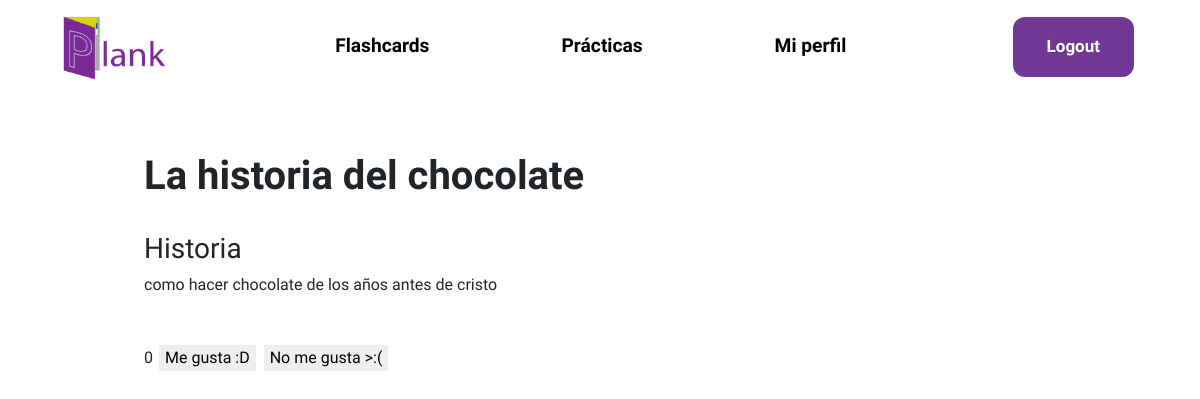
/flashcard/12/ (signed in), run on an earlier commit of the app's database.
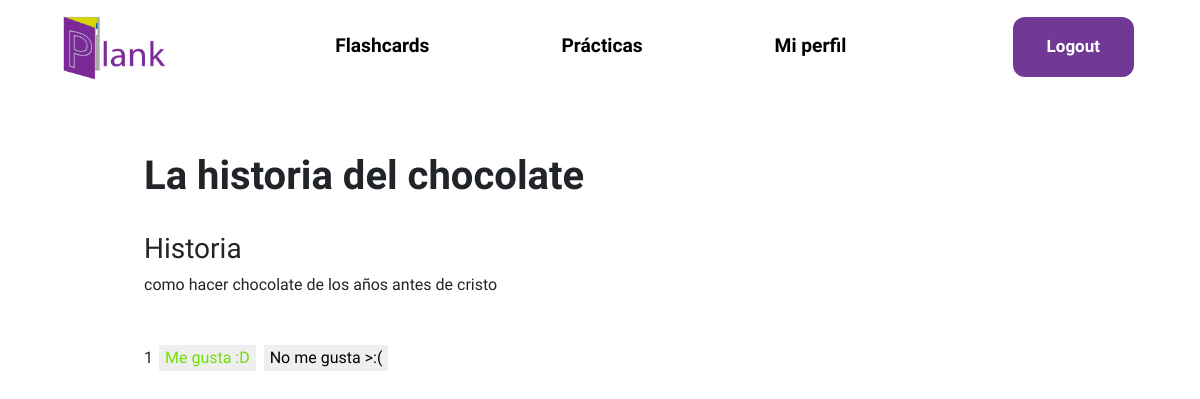
And on a later commit of the database.
### usuario/models.py (models this page shows, shortened)
class Herramienta(models.Model):
    user = models.ForeignKey(User,null = True, on_delete=models.SET_NULL)
    filtro = models.CharField(choices = ELECCION_TEMAS, max_length=50, default=('Matemáticas',('Álgebra','Álgebra')))
    titulo = models.CharField(max_length=100, blank=False,default='')
    descripcion = models.CharField(max_length=100, blank= False)
    visible = models.BooleanField(default=True)
    voto = models.IntegerField(default=0)
    thumbnail = models.ImageField(default="planky.png",null=True,blank=True)
    class Meta:
        abstract = True

class Flashcard(Herramienta):
    contenido = tinymce_models.HTMLField()  #Para el editor de texto

### core/views.py (the view)
# urls.py: path("flashcard/<int:id>/",login_required(views.flashcard),name="flashcard"),
def flashcard(request,id):
    flashcard = Flashcard.objects.get(id=id)
    voto = VotoFlash.voted(flashcard,request.user)
    return render(request,"core/flashcard.html",{"flash":flashcard,"voto":voto})

### voto/models.py (called while the page is built)
    def voted(id_flashcard,usuario):
        try:
            voto = VotoFlash.objects.get(id_flashcard=id_flashcard,usuario = usuario)
        except:
            voto = None
        finally:
            if voto != None:
                if voto.positivo:
                    return 1
                else:
                    return 0
            else:
                return -1

### core/templates/core/flashcard.html (shortened to what this page needs)
{% extends 'core/layout.html' %}
{% load static %}
{%block cssPath%}
<link rel="stylesheet" href="{% static 'core/styleContent.css' %}"  type="text/css"/>
{%endblock cssPath%}
{% block body %}
<div class="document-container">
    <h1 id="titulo">{{flash.titulo}}</h1>
    <br>
    <h3>{{flash.filtro}}</h3>
    <div>{{flash.descripcion}}</div>
    <br>
    <br>
    <div class="like-dislike">
        <p class="votos" id="votos">{{flash.voto}}</p>
        <button class="voto" id="positivo" data-catid="{{flash.id}}" {% if voto == 1%} value="selected" {%else%} value="unselected" {%endif%}>Me gusta :D</button>
        <button class="voto" id="negativo" data-catid="{{flash.id}}" {% if voto == 0%} value="selected" {%else%} value="unselected" {%endif%}>No me gusta >:(</button>
    </div>
</div>
{% endblock body %}

### core/templates/core/layout.html (shortened to what this page needs)
{%load static%}
{% load crispy_forms_tags %}
<!DOCTYPE html>
<html lang="en">
  <head>
    <link
      rel="stylesheet"
      href="{%static 'core/stylesheet.css'%}"
      type="text/css"
    />
    <link rel="stylesheet" href="https://cdnjs.cloudflare.com/ajax/libs/font-awesome/4.7.0/css/font-awesome.min.css">
    {% block cssPath %}{% endblock cssPath %}
    <link href="https://cdn.jsdelivr.net/npm/bootstrap@5.0.2/dist/css/bootstrap.min.css" rel="stylesheet">
  </head>
  <body>
    <header>
      <div class="menuBar">
        <div id="logoContainer">
          <a href="{%url 'core:home'%}">
            <picture>
              <source media="(min-width: 1100px)" srcset="{% static 'core/plank-wide.png' %}" id="logo">
              <img id="logo" src="{% static 'core/plank-contraido.png' %}">
            </picture>
          </a>
        </div>
          {%if user.is_authenticated %}
          <ul class="navButtons">
            <li><a class="item" href="{%url 'core:flashcards'%}"> Flashcards</a></li>
            <li><a class="item" href="{%url 'core:practicas'%}"> Prácticas </a></li>
            <li><a class="item" href="{%url 'usuario:perfil'%}"> Mi perfil </a></li>
          </ul>
          {% endif %}
        {% if user.is_authenticated %}
          <div class="buttons">
            <a href="{% url 'usuario:signout' %}" id="btnSUp" >Logout</a>
          </div>
        {% endif %}
      </div>
    </header>
    {% block body %} {% endblock body %}
  </body>
</html>

### core/static/core/stylesheet.css (style rules this page uses)
* { font-family: 'Asap', sans-serif; --plank-main-color:#713995; }
header { overflow: hidden; box-sizing: border-box; display: flex; align-items: center; justify-content: space-around; }
#logo { height: 5.5em; padding: 10px 0 10px 30px; }
.menuBar { display: flex; justify-content: space-between; align-items: baseline; width: 100%; min-height: 8vh; }
.buttons { margin: 0.8em 2em 0 0; display: flex; align-items: baseline; }
.buttons a { font-size: 17px; font-weight: 600; text-decoration: none; display: inline-block; padding: 1em 2em 1em; color: black; text-align: center; cursor: pointer; margin: 0 2em 0 0; }
#btnSUp { background-color:#713995; color:white; border-radius: 12px; }
.navButtons { list-style: none; padding: 0; margin: 0; width: auto; }
.navButtons li { padding: 2em 4em 1em; display: inline-block; }
.navButtons li a { text-decoration: none; font-size: 1.2em; color: black; font-weight: 550; }

### core/static/core/styleContent.css (style rules this page uses)
div.form-container, div.document-container { border:0; margin-left: 10%; margin-right: 5%; margin-top: 3%; padding: 2%; }
h1#titulo { font-weight: bold; }
.like-dislike { white-space: nowrap; }
.votos, .voto { display: inline-block; }
.voto { border: 0; margin: 0px 2px; }
#positivo[value='selected'] { color: #70e000; }

What changed in the data, as far as the page shows it:
changed Flashcard "La historia del chocolate": voto "0" → "1"
